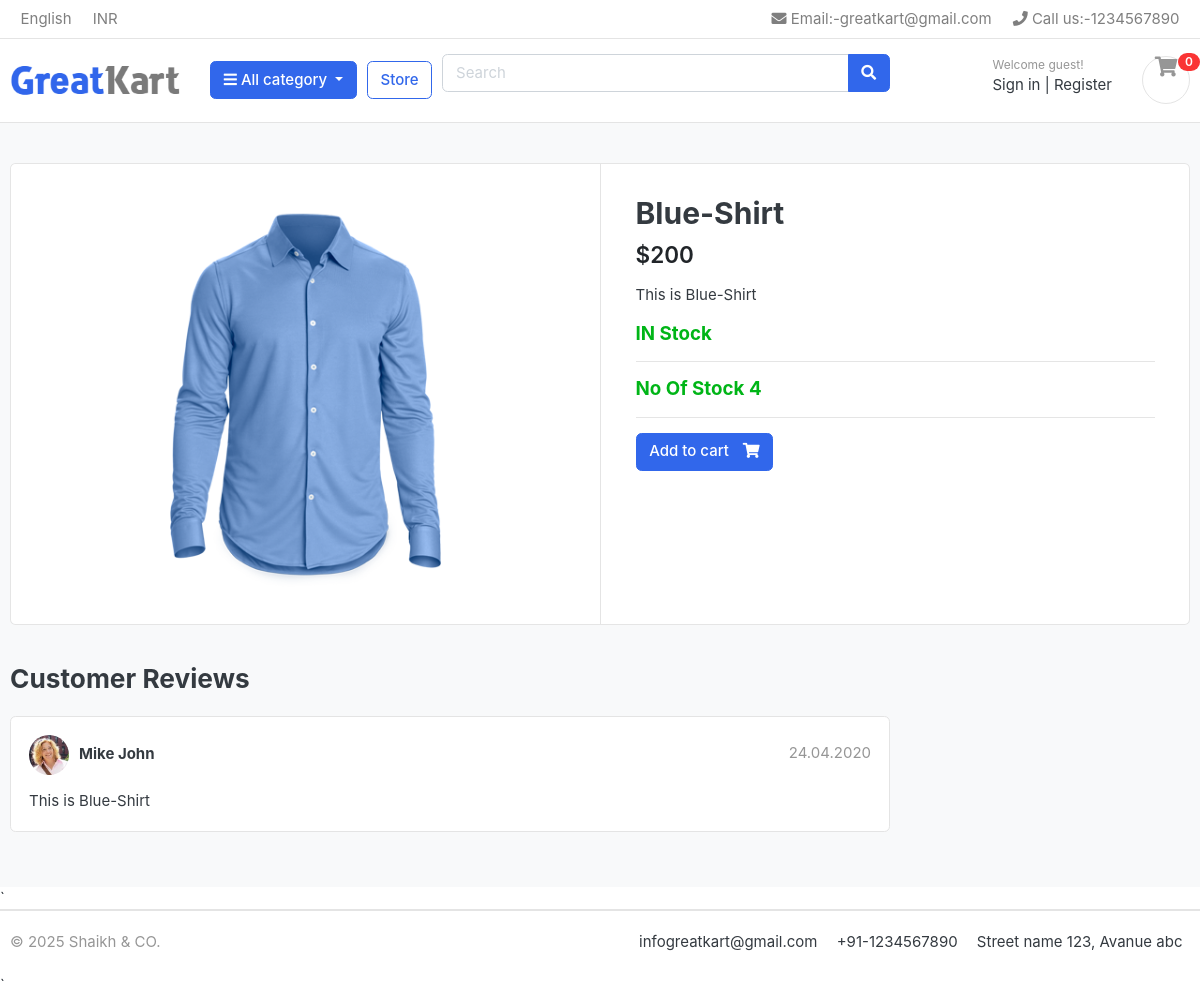
Page /store/shirts/blue-shirt/ on the committed database.
### store/models.py (models this page shows, shortened)
class Product(models.Model):
    product_name = models.CharField(max_length=200, unique=True)
    slug = models.SlugField(max_length=200, unique=True)
    description = models.TextField(max_length=500, blank=True)
    price = models.IntegerField()
    images = models.ImageField(upload_to='photos/products')
    stock = models.IntegerField()
    is_available = models.BooleanField(default=True)
    category = models.ForeignKey(Category, on_delete=models.CASCADE)
    created_date = models.DateTimeField(auto_now_add=True)
    modified_date = models.DateTimeField(auto_now=True)

### store/views.py (the view)
# urls.py: path("<slug:category_slug>/<slug:product_slug>/", product_detail, name="product_detail"),
def product_detail(request, category_slug, product_slug):
	try:
		if product_slug:
			product_slug = product_slug.lower()
			single_product = Product.objects.get(category__slug=category_slug,slug=product_slug)
	except Exception as e:
		raise e
	context = {'single_product': single_product}
	return render(request, "product_detail.html",context)

### Category/context_processors.py (called while the page is built)
def menu_links(request):
    links = Category.objects.all()
    return dict(links=links)

### Category/models.py (called while the page is built)
    def get_url(self):
        return reverse("products_by_category", args=[self.slug])

### cart/context_processors.py (called while the page is built)
def cart_item_count(request):
    count = 0
    if request.user.is_authenticated:
        try:
            cart = Cart.objects.get(user=request.user)
            count = CartItem.objects.filter(cart=cart).count()
        except Cart.DoesNotExist:
            pass
    return {'cart_item_count': count}

### templates/product_detail.html
{% extends 'base.html' %}
{% load static %}
{% block content %}
<section class="section-content padding-y bg">
    <div class="container">
        <div class="card">
            <div class="row no-gutters">
                <aside class="col-md-6">
                    <article class="gallery-wrap">
                        <div class="img-big-wrap">
                            <a href="#"><img src="{{ single_product.images.url }}"></a>
                        </div>
                    </article>
                </aside>
                <main class="col-md-6 border-left">
                    <article class="content-body">
                        <h2 class="title">{{ single_product.product_name }}</h2>
                        <div class="mb-3">
                            <var class="price h4">${{ single_product.price }}</var>
                        </div>
                        <p>{{ single_product.description }}</p>
                        {% if single_product.stock <= 0 %}
                            <h5 class="text-danger">Out Of Stock</h5>
                        {% else %}
                        <h5 class="text-success">IN Stock</h5>
                        <hr>
                        <h5 class="text-success">No Of Stock {{single_product.stock}}</h5>
                        <hr>
                            <a href="{% url 'add_to_cart' single_product.id %}" class="btn  btn-primary"> <span class="text">Add to cart</span>
                            <i class="fas fa-shopping-cart"></i> </a>
                        {% endif %}
                    </article>
                </main>
            </div>
        </div>
        <br>
        <div class="row">
            <div class="col-md-9">
                <header class="section-heading">
                    <h3>Customer Reviews </h3>
                </header>
                <article class="box mb-3">
                    <div class="icontext w-100">
                        <img src="{% static './images/avatars/avatar1.jpg' %}" class="img-xs icon rounded-circle">
                        <div class="text">
                            <span class="date text-muted float-md-right">24.04.2020 </span>
                            <h6 class="mb-1">Mike John </h6>
                        </div>
                    </div>
                    <div class="mt-3">
                        <p>{{ single_product.description }}</p>
                    </div>
                </article>
            </div>
        </div>
    </div>
</section>
{% endblock %}

### static/css/ui.css (style rules this page uses)
html { font-family: "Inter", sans-serif; font-size: 15px; }
.content-body { flex: 1 1 auto; padding: 2rem 2.3rem; }
.img-xs, .img-sm, .img-md, .img-lg { -o-object-fit: cover; object-fit: cover; flex-shrink: 0; flex-grow: 0; }
.img-xs { width: 40px; height: 40px; }
.padding-y { padding-top: 40px; padding-bottom: 40px; }
var { font-style: normal; }
article:after, .form-group:after { display: block; clear: both; content: ""; }
.bg { background-color: #f8f9fa; }
.section-heading { margin-bottom: 20px; margin-top: 15px; }
p:last-child { margin-bottom: 0; }
.btn .text + i { margin-left: 10px; }
.icontext { display: inline-flex; align-items: center; vertical-align: middle; }
.icontext .text { width: 100%; line-height: 1.2; }
.icontext .icon { position: relative; margin-right: 10px; flex-shrink: 0; flex-grow: 0; }
.price { font-weight: 600; color: #212529; }
.box { padding: 18px; background: #fff; border-radius: 0.37rem; border: 1px solid #e4e4e4; }
.box img { max-width: 100%; }
.gallery-wrap .img-big-wrap { margin-bottom: 10px; border-radius: 0.37rem; overflow: hidden; background-color: #fff; }
.gallery-wrap .img-big-wrap a { text-align: center; display: block; }
.gallery-wrap .img-big-wrap img { height: 450px; width: auto; display: inline-block; }

### rows in the picture
Product: images (picture), product_name "Blue-Shirt", price "200", description "This is Blue-Shirt", stock "4"

### other values in the picture
{{ cart_item_count }} "0"
